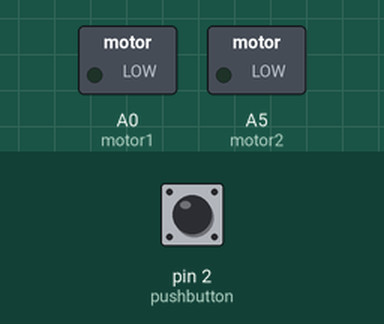
Recording of a sketch running on a simulated Arduino Uno, built with avr-gcc and run on an emulated ATmega328P. Shown: switched loads named in the sketch (green lamp = pin HIGH). The inputs (shaded band) are chosen by the test bench; at power-on: pin 2 (pushbutton) LOW.

Above: at 18.0 s.
18.1 s: pin 2 (pushbutton) pulled HIGH for 3 s
At 20.9 s:
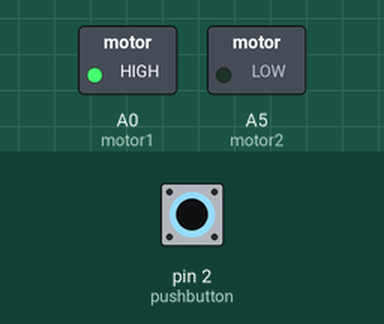
Timing chart, 0 to 31.5 s (numbered marks = the images above; inputs shaded):
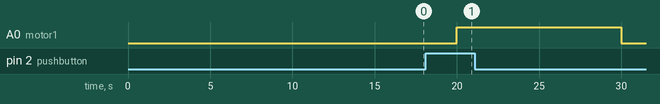

Measured:
- after the input at 18.1 s, A0 (motor1): LOW → HIGH after 1.9 s, → LOW 10.0 s later

The sketch:

buttonpump.ino
```cpp
int pushbutton = 2;
int motor1= A0;
int motor2= A5;
int motor1time= 10;
int motor2time=10;


void setup() {
  pinMode(pushbutton, INPUT);
  pinMode(motor1, OUTPUT);
  pinMode(motor2, OUTPUT);
}

void loop (){
if(digitalRead(pushbutton) == HIGH)
  digitalWrite(motor1, HIGH);

  delay(motor1time*1000);
  digitalWrite(motor1,LOW);
  }
```
